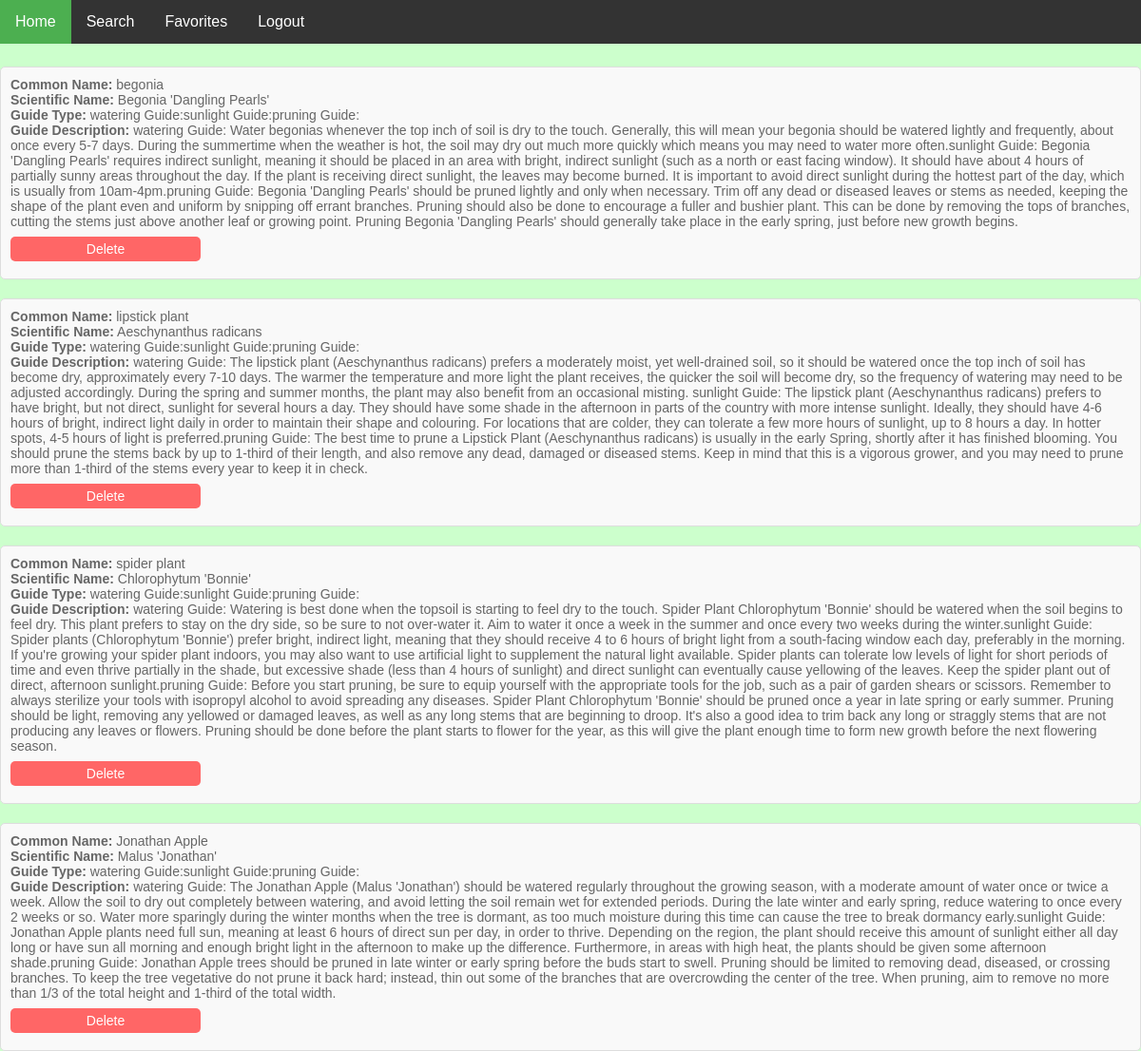
The page /favorites (signed in) on the database its author committed.
### models.py (models this page shows)
class Bookmark(db.Model):
    id = db.Column(db.Integer, primary_key=True)
    plant_name = db.Column(db.String(100), nullable=False)
    scientific_name = db.Column(db.String(100), nullable=False)
    guide_type = db.Column(db.String(100), nullable=False)
    guide_description = db.Column(db.Text, nullable=False)
    user_id = db.Column(db.Integer, db.ForeignKey('user.id'), nullable=False)

### app.py (the view)
    @app.route('/favorites')
    @login_required
    def favorites():
        favorites = Bookmark.query.filter_by(user_id=current_user.id).all()
        return render_template('favorites.html', favorites=favorites)

### templates/favorites.html (shortened to what this page needs)
{% extends 'base.html' %}
{% block content %}
<div id="favorites-container" class="container mt-5">
    {% for favorite in favorites %}
    <div class="plant-box">
        <div class="plant-info">
            <p><strong>Common Name:</strong> {{ favorite.plant_name }}</p>
            <p><strong>Scientific Name:</strong> {{ favorite.scientific_name }}</p>
            <p><strong>Guide Type:</strong> {{ favorite.guide_type }}</p>
            <p><strong>Guide Description:</strong> {{ favorite.guide_description }}</p>
            <form action="/api/remove_bookmark" method="post" class="delete-form">
                <button type="submit" class="delete-btn">Delete</button>
            </form>
        </div>
    </div>
    {% else %}
    <div class="centered-content">
        <p>You have no favorite plants yet!</p>
    </div>
        {% endfor %}
</div>
{% endblock %}

### templates/base.html (shortened to what this page needs)
<!DOCTYPE html>
<html lang="en">
<head>
    <link rel="stylesheet" type="text/css" href="{{ url_for('static', filename='styles.css') }}">
    <link rel="stylesheet" href="https://cdnjs.cloudflare.com/ajax/libs/font-awesome/5.15.3/css/all.min.css">
</head>
<body {% if not hide_nav %}class="taskbar-visible"{% endif %}>
    <header>
        {% if not hide_nav %}
        <nav>
            <nav>
                <ul class="taskbar">
                    <li class="{{ 'active' if request.endpoint == 'home' else '' }}"><a href="{{ url_for('home') }}">Home</a></li>
                    <li class="{{ 'active' if request.endpoint == 'search' else '' }}"><a href="{{ url_for('search') }}">Search</a></li>
                    <li class="{{ 'active' if request.endpoint == 'favorites' else '' }}"><a href="{{ url_for('favorites') }}">Favorites</a></li>
                    <li><a href="{{ url_for('logout') }}">Logout</a></li>
                </ul>
            </nav>
        {% endif %}
    </header>
    <main class="content-container">
        {% block content %}{% endblock %}
    </main>
</body>
</html>

### static/styles.css (style rules this page uses)
* { margin: 0; padding: 0; box-sizing: border-box; }
h1, h2, footer, a { margin: 0; padding: 0; box-sizing: border-box; font-family: Arial, sans-serif; text-align: center; }
body, html { height: 100%; background-color: #ccffcc; font-family: 'Arial', sans-serif; }
button, .btn, .back-to-login, .back-to-register { background-color: #4CAF50; color: white; padding: 14px 20px; margin: 8px 0; border: none; border-radius: 20px; cursor: pointer; text-decoration: none; text-align: center; display: block; width: 200px; }
.taskbar { list-style-type: none; margin: 0; padding: 0; overflow: hidden; position: fixed; top: 0; width: 100%; background-color: #333; }
.taskbar li { float: left; }
.taskbar li a { display: block; color: white; text-align: center; padding: 14px 16px; text-decoration: none; }
main, .content-container { padding-top: 70px; }
.plant-info p { font-size: 14px; color: #666; }

### templates/favorites.html (style rules this page uses)
.plant-box { position: relative; border: 1px solid #ddd; padding: 10px; margin-bottom: 20px; border-radius: 5px; background-color: #f9f9f9; color: black; }
.delete-btn { padding: 5px 10px; font-size: 14px; background-color: #ff6666; color: white; border: none; border-radius: 5px; cursor: pointer; transition: background-color 0.3s; }

### rows shown on the page
Bookmark: plant_name "begonia", scientific_name "Begonia 'Dangling Pearls'", guide_type "watering Guide:sunlight Guide:pruning Guide:", guide_description "watering Guide: Water begonias whenever the top inch of soil is dry to the touch. Generally, this will mean your begonia should be watered lightly and frequently, about once every 5-7 days. During the summertime when the weather is hot, the soil may dry out much more quickly which means you may need to water more often.sunlight Guide: Begonia 'Dangling Pearls' requires indirect sunlight, meaning it should be placed in an area with bright, indirect sunlight (such as a north or east facing window). It should have about 4 hours of partially sunny areas throughout the day. If the plant is receiving direct sunlight, the leaves may become burned. It is important to avoid direct sunlight during…"
Bookmark: plant_name "lipstick plant", scientific_name "Aeschynanthus radicans", guide_type "watering Guide:sunlight Guide:pruning Guide:", guide_description "watering Guide: The lipstick plant (Aeschynanthus radicans) prefers a moderately moist, yet well-drained soil, so it should be watered once the top inch of soil has become dry, approximately every 7-10 days. The warmer the temperature and more light the plant receives, the quicker the soil will become dry, so the frequency of watering may need to be adjusted accordingly. During the spring and summer months, the plant may also benefit from an occasional misting. sunlight Guide: The lipstick plant (Aeschynanthus radicans) prefers to have bright, but not direct, sunlight for several hours a day. They should have some shade in the afternoon in parts of the country with more intense sunlight.…"
Bookmark: plant_name "spider plant", scientific_name "Chlorophytum 'Bonnie'", guide_type "watering Guide:sunlight Guide:pruning Guide:", guide_description "watering Guide: Watering is best done when the topsoil is starting to feel dry to the touch. Spider Plant Chlorophytum 'Bonnie' should be watered when the soil begins to feel dry. This plant prefers to stay on the dry side, so be sure to not over-water it. Aim to water it once a week in the summer and once every two weeks during the winter.sunlight Guide: Spider plants (Chlorophytum 'Bonnie') prefer bright, indirect light, meaning that they should receive 4 to 6 hours of bright light from a south-facing window each day, preferably in the morning. If you're growing your spider plant indoors, you may also want to use artificial light to supplement the natural light available. Spider plants…"
Bookmark: plant_name "Jonathan Apple", scientific_name "Malus 'Jonathan'", guide_type "watering Guide:sunlight Guide:pruning Guide:", guide_description "watering Guide: The Jonathan Apple (Malus 'Jonathan') should be watered regularly throughout the growing season, with a moderate amount of water once or twice a week. Allow the soil to dry out completely between watering, and avoid letting the soil remain wet for extended periods. During the late winter and early spring, reduce watering to once every 2 weeks or so. Water more sparingly during the winter months when the tree is dormant, as too much moisture during this time can cause the tree to break dormancy early.sunlight Guide: Jonathan Apple plants need full sun, meaning at least 6 hours of direct sun per day, in order to thrive. Depending on the region, the plant should receive this…"
